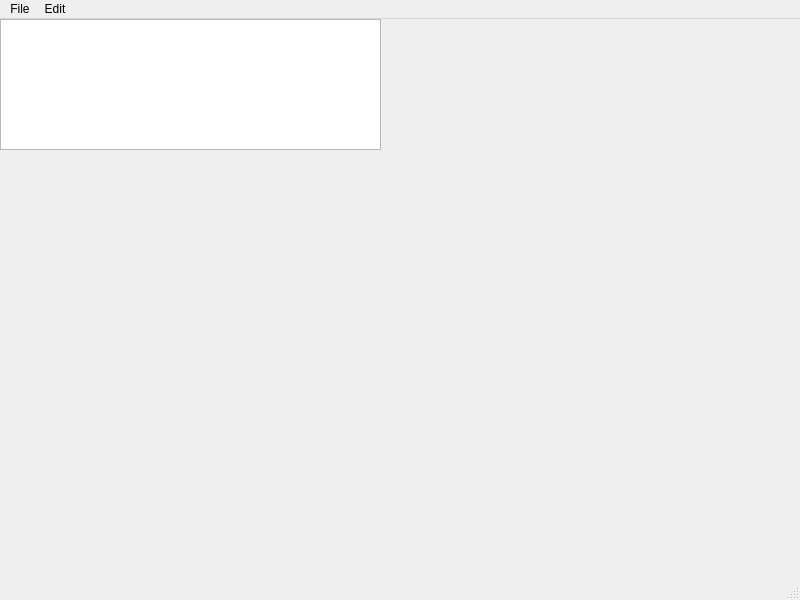
<?xml version="1.0" encoding="UTF-8"?>
<ui version="4.0">
 <class>MainWindow</class>
 <widget class="QMainWindow" name="MainWindow">
  <property name="geometry">
   <rect>
    <x>0</x>
    <y>0</y>
    <width>800</width>
    <height>600</height>
   </rect>
  </property>
  <property name="windowTitle">
   <string>MainWindow</string>
  </property>
  <widget class="QWidget" name="centralwidget">
   <widget class="QWidget" name="verticalLayoutWidget">
    <property name="geometry">
     <rect>
      <x>0</x>
      <y>0</y>
      <width>381</width>
      <height>131</height>
     </rect>
    </property>
    <layout class="QVBoxLayout" name="verticalLayout">
     <item>
      <widget class="QTextEdit" name="textEdit"/>
     </item>
    </layout>
   </widget>
  </widget>
  <widget class="QMenuBar" name="menubar">
   <property name="geometry">
    <rect>
     <x>0</x>
     <y>0</y>
     <width>800</width>
     <height>20</height>
    </rect>
   </property>
   <widget class="QMenu" name="menuFile">
    <property name="title">
     <string>File</string>
    </property>
    <addaction name="actionNew"/>
    <addaction name="actionOpen"/>
    <addaction name="actionSave"/>
    <addaction name="actionExit"/>
   </widget>
   <widget class="QMenu" name="menuEdit">
    <property name="title">
     <string>Edit</string>
    </property>
    <addaction name="actionCopy"/>
    <addaction name="actionPaste"/>
    <addaction name="actionCut"/>
   </widget>
   <addaction name="menuFile"/>
   <addaction name="menuEdit"/>
  </widget>
  <widget class="QStatusBar" name="statusbar"/>
  <action name="actionSave">
   <property name="icon">
    <iconset resource="Resources.qrc">
     <normaloff>:/images/Save.ico</normaloff>:/images/Save.ico</iconset>
   </property>
   <property name="text">
    <string>Save</string>
   </property>
   <property name="shortcut">
    <string>Ctrl+S</string>
   </property>
  </action>
  <action name="actionCopy">
   <property name="icon">
    <iconset resource="Resources.qrc">
     <normaloff>:/images/copy.png</normaloff>:/images/copy.png</iconset>
   </property>
   <property name="text">
    <string>Copy</string>
   </property>
   <property name="shortcut">
    <string>Ctrl+C</string>
   </property>
  </action>
  <action name="actionNew">
   <property name="icon">
    <iconset resource="Resources.qrc">
     <normaloff>:/images/new.png</normaloff>:/images/new.png</iconset>
   </property>
   <property name="text">
    <string>New</string>
   </property>
   <property name="shortcut">
    <string>Ctrl+N</string>
   </property>
  </action>
  <action name="actionOpen">
   <property name="icon">
    <iconset resource="Resources.qrc">
     <normaloff>:/images/open.jpg</normaloff>:/images/open.jpg</iconset>
   </property>
   <property name="text">
    <string>Open</string>
   </property>
   <property name="shortcut">
    <string>Ctrl+O</string>
   </property>
  </action>
  <action name="actionPaste">
   <property name="icon">
    <iconset resource="Resources.qrc">
     <normaloff>:/images/paste.jpg</normaloff>:/images/paste.jpg</iconset>
   </property>
   <property name="text">
    <string>Paste</string>
   </property>
   <property name="shortcut">
    <string>Ctrl+V</string>
   </property>
  </action>
  <action name="actionCut">
   <property name="icon">
    <iconset resource="Resources.qrc">
     <normaloff>:/images/cut.png</normaloff>:/images/cut.png</iconset>
   </property>
   <property name="text">
    <string>Cut</string>
   </property>
   <property name="shortcut">
    <string>Ctrl+X</string>
   </property>
  </action>
  <action name="actionExit">
   <property name="icon">
    <iconset resource="Resources.qrc">
     <normaloff>:/images/exit.png</normaloff>:/images/exit.png</iconset>
   </property>
   <property name="text">
    <string>Exit</string>
   </property>
  </action>
 </widget>
 <resources>
  <include location="Resources.qrc"/>
 </resources>
 <connections/>
</ui>
